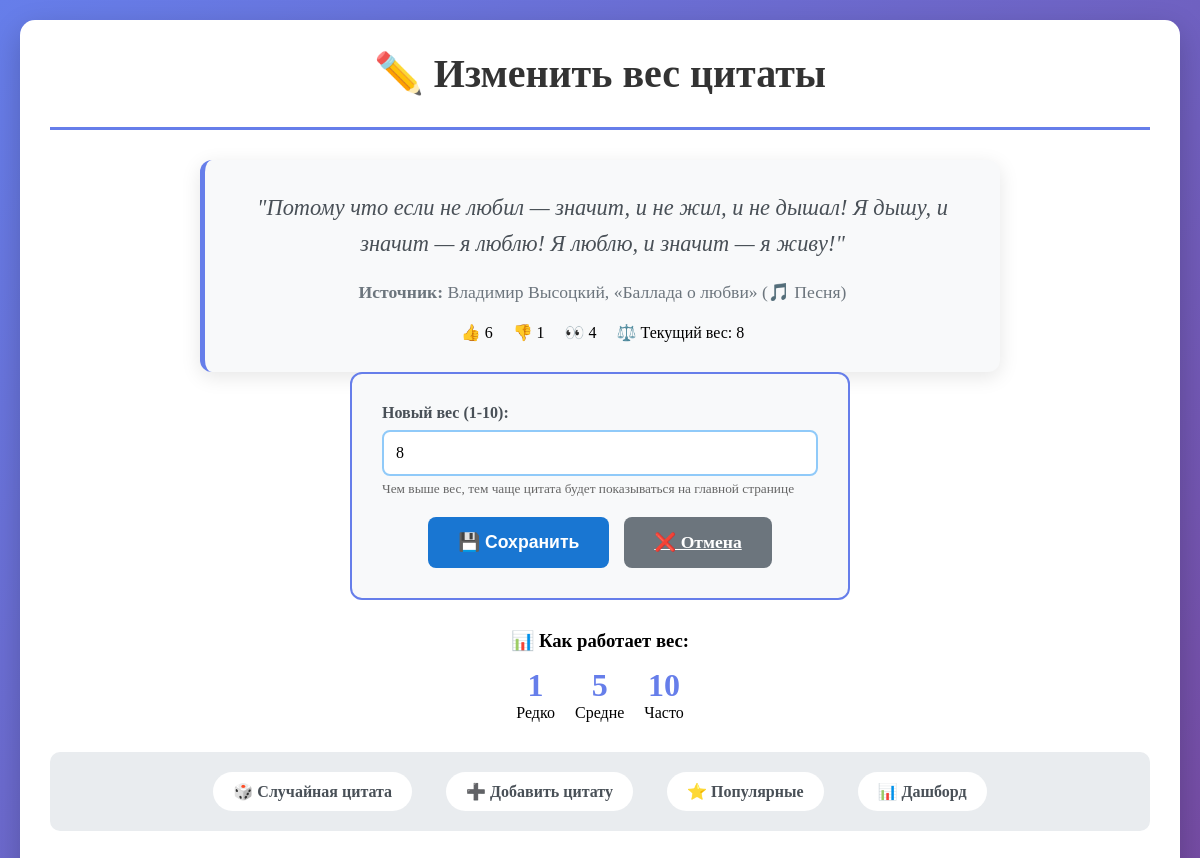
The page /edit/5/ on the database its author committed.
### quotes/models.py (models this page shows, shortened)
class Quote(models.Model):
    text = models.TextField(unique=True)  # запрещает дубликаты
    source = models.ForeignKey(Source, on_delete=models.CASCADE)
    weight = models.IntegerField(default=1, validators=[MinValueValidator(1), MaxValueValidator(10)])  # вес цитаты
    views = models.IntegerField(default=0)   # счетчик просмотров
    likes = models.IntegerField(default=0)   # лайки
    dislikes = models.IntegerField(default=0) # дизлайки

class Source(models.Model):
    name = models.CharField(max_length=200, unique=True)
    type_choices = [
        ('movie', '🎬 Фильм'),
        ('series', '📺 Сериал'),
        ('book', '📚 Книга'),
        ('song', '🎵 Песня'),
        ('game', '🎮 Игра'),
        ('poem', '📝 Стихотворения'),
        ('speech', '🎤 Выступление'),
        ('social', '📱 Соцсети'),
        ('proverb', '💬 Пословица'),
        ('other', '❓ Другое'),
    ]
    type = models.CharField(max_length=10, choices=type_choices)

### quotes/views.py (the view)
# urls.py: path('edit/<int:quote_id>/', views.edit_quote, name='edit_quote'),
def edit_quote(request, quote_id):
    quote = get_object_or_404(Quote, id=quote_id)
    if request.method == 'POST':
        weight = int(request.POST.get('weight', 1))
        quote.weight = weight
        quote.save()
        messages.success(request, 'Вес цитаты обновлен!')
        return redirect('dashboard')
    return render(request, 'edit_quote.html', {'quote': quote})

### quotes/templates/edit_quote.html (shortened to what this page needs)
{% extends 'base.html' %}
{% block header %}✏️ Изменить вес цитаты{% endblock %}
{% block content %}
<div class="quote-card" style="max-width: 800px; margin: 0 auto;">
    <p class="quote-text">"{{ quote.text }}"</p>
    <p class="quote-source"><strong>Источник:</strong> {{ quote.source.name }} ({{ quote.source.get_type_display }})</p>
    <div class="quote-stats">
        <span>👍 {{ quote.likes }}</span>
        <span>👎 {{ quote.dislikes }}</span>
        <span>👀 {{ quote.views }}</span>
        <span>⚖️ Текущий вес: {{ quote.weight }}</span>
    </div>
</div>
<div class="form-container" style="max-width: 500px;">
    <form method="post">
        <div class="form-group">
            <label>Новый вес (1-10):</label>
            <input type="number" name="weight" value="{{ quote.weight }}" min="1" max="10" required>
            <small style="color: #666; display: block; margin-top: 5px;">
                Чем выше вес, тем чаще цитата будет показываться на главной странице
            </small>
        </div>
        <div style="display: flex; gap: 15px; justify-content: center;">
            <button type="submit" class="btn">💾 Сохранить</button>
            <a href="{% url 'dashboard' %}" class="btn" style="background: #6c757d;">❌ Отмена</a>
        </div>
    </form>
</div>
<div style="text-align: center; margin-top: 30px;">
    <h3>📊 Как работает вес:</h3>
    <div style="display: flex; justify-content: center; gap: 20px; margin-top: 15px;">
        <div style="text-align: center;">
            <div style="font-size: 2em; font-weight: bold; color: #667eea;">1</div>
            <div>Редко</div>
        </div>
        <div style="text-align: center;">
            <div style="font-size: 2em; font-weight: bold; color: #667eea;">5</div>
            <div>Средне</div>
        </div>
        <div style="text-align: center;">
            <div style="font-size: 2em; font-weight: bold; color: #667eea;">10</div>
            <div>Часто</div>
        </div>
    </div>
</div>
{% endblock %}

### quotes/templates/base.html (style rules this page uses)
* { margin: 0; padding: 0; box-sizing: border-box; }
body { font-family: 'Georgia', serif; background: linear-gradient(135deg, #667eea 0%, #764ba2 100%); margin: 0; padding: 20px; min-height: 100vh; }
.form-container { max-width: 600px; margin: 0 auto; padding: 30px; background: #f8f9fa; border-radius: 12px; border: 2px solid #667eea; }
.form-group { margin-bottom: 20px; }
.form-group label { display: block; margin-bottom: 8px; font-weight: bold; color: #495057; }
.form-group input, .form-group select, .form-group textarea { width: 100%; padding: 12px; border: 2px solid #90caf9; border-radius: 8px; font-size: 1em; font-family: 'Georgia', serif; }
.btn { background: #1976d2; color: white; padding: 15px 30px; border: none; border-radius: 8px; cursor: pointer; font-size: 1.1em; font-weight: bold; transition: all 0.3s ease; }
.quote-card { border-left: 5px solid #667eea; padding: 30px; margin: 25px 0; border-radius: 12px; background: #f8f9fa; box-shadow: 0 5px 20px rgba(0,0,0,0.1); text-align: center; }
.quote-text { font-style: italic; color: #495057; font-size: 1.4em; line-height: 1.6; margin-bottom: 20px; }
.quote-source { color: #6c757d; font-size: 1.1em; margin-bottom: 15px; }
.quote-stats { display: flex; justify-content: center; gap: 20px; margin-top: 20px; }

### rows shown on the page
Quote: text "Потому что если не любил — значит, и не жил, и не дышал! Я дышу, и значит — я люблю! Я люблю, и значит — я живу!", source.name "Владимир Высоцкий, «Баллада о любви»", source.type "🎵 Песня", likes "6", dislikes "1", views "4", weight "8"
